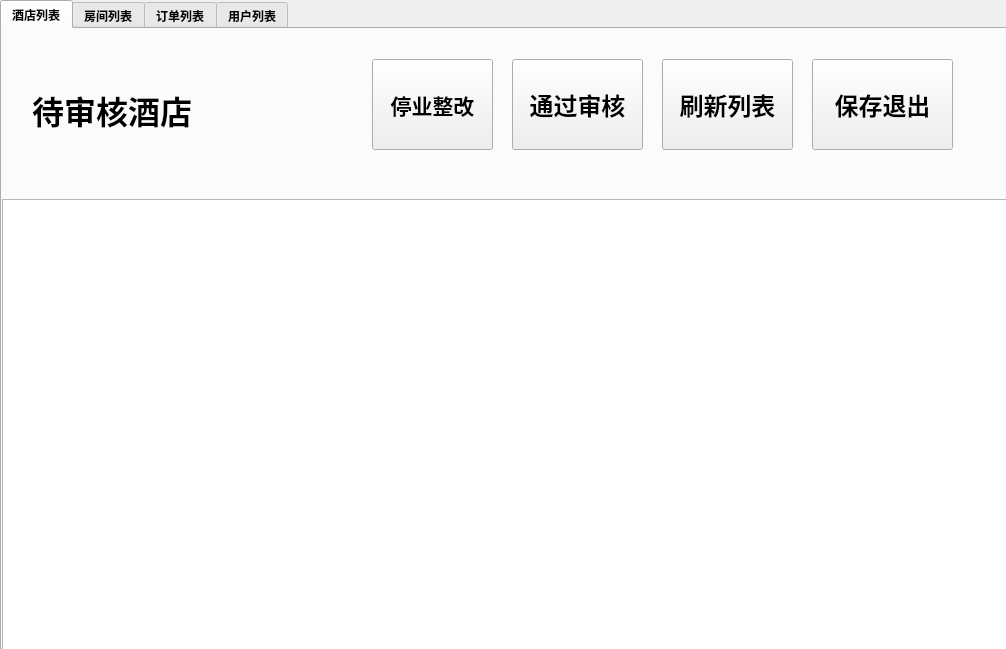
<?xml version="1.0" encoding="UTF-8"?>
<ui version="4.0">
 <class>Platform</class>
 <widget class="QWidget" name="Platform">
  <property name="geometry">
   <rect>
    <x>0</x>
    <y>0</y>
    <width>1006</width>
    <height>649</height>
   </rect>
  </property>
  <property name="windowTitle">
   <string>Form</string>
  </property>
  <widget class="QTabWidget" name="tabWidget">
   <property name="geometry">
    <rect>
     <x>0</x>
     <y>0</y>
     <width>1021</width>
     <height>651</height>
    </rect>
   </property>
   <property name="font">
    <font>
     <family>微软雅黑</family>
     <weight>75</weight>
     <bold>true</bold>
    </font>
   </property>
   <property name="currentIndex">
    <number>0</number>
   </property>
   <widget class="QWidget" name="tab">
    <attribute name="title">
     <string>酒店列表</string>
    </attribute>
    <widget class="QTableWidget" name="table1">
     <property name="geometry">
      <rect>
       <x>0</x>
       <y>170</y>
       <width>1011</width>
       <height>451</height>
      </rect>
     </property>
    </widget>
    <widget class="QLabel" name="label">
     <property name="geometry">
      <rect>
       <x>30</x>
       <y>40</y>
       <width>221</width>
       <height>81</height>
      </rect>
     </property>
     <property name="font">
      <font>
       <family>微软雅黑</family>
       <pointsize>24</pointsize>
       <weight>75</weight>
       <bold>true</bold>
      </font>
     </property>
     <property name="text">
      <string>待审核酒店</string>
     </property>
    </widget>
    <widget class="QLabel" name="labelHotelNum">
     <property name="geometry">
      <rect>
       <x>250</x>
       <y>60</y>
       <width>101</width>
       <height>51</height>
      </rect>
     </property>
     <property name="font">
      <font>
       <pointsize>12</pointsize>
      </font>
     </property>
     <property name="text">
      <string/>
     </property>
    </widget>
    <widget class="QPushButton" name="btnApproveHotel">
     <property name="geometry">
      <rect>
       <x>510</x>
       <y>30</y>
       <width>131</width>
       <height>91</height>
      </rect>
     </property>
     <property name="font">
      <font>
       <family>微软雅黑</family>
       <pointsize>18</pointsize>
       <weight>75</weight>
       <bold>true</bold>
      </font>
     </property>
     <property name="text">
      <string>通过审核</string>
     </property>
    </widget>
    <widget class="QPushButton" name="btnSaveAndExit">
     <property name="geometry">
      <rect>
       <x>810</x>
       <y>30</y>
       <width>141</width>
       <height>91</height>
      </rect>
     </property>
     <property name="font">
      <font>
       <pointsize>18</pointsize>
      </font>
     </property>
     <property name="text">
      <string>保存退出</string>
     </property>
    </widget>
    <widget class="QPushButton" name="btnRefreshtable1">
     <property name="geometry">
      <rect>
       <x>660</x>
       <y>30</y>
       <width>131</width>
       <height>91</height>
      </rect>
     </property>
     <property name="font">
      <font>
       <pointsize>18</pointsize>
      </font>
     </property>
     <property name="text">
      <string>刷新列表</string>
     </property>
    </widget>
    <widget class="QPushButton" name="btnSTOP">
     <property name="geometry">
      <rect>
       <x>370</x>
       <y>30</y>
       <width>121</width>
       <height>91</height>
      </rect>
     </property>
     <property name="font">
      <font>
       <pointsize>16</pointsize>
       <weight>75</weight>
       <bold>true</bold>
      </font>
     </property>
     <property name="text">
      <string>停业整改</string>
     </property>
    </widget>
   </widget>
   <widget class="QWidget" name="tab_3">
    <attribute name="title">
     <string>房间列表</string>
    </attribute>
    <widget class="QTableWidget" name="table2">
     <property name="geometry">
      <rect>
       <x>0</x>
       <y>150</y>
       <width>1001</width>
       <height>471</height>
      </rect>
     </property>
     <attribute name="verticalHeaderDefaultSectionSize">
      <number>100</number>
     </attribute>
    </widget>
    <widget class="QPushButton" name="btnApproveRoom">
     <property name="geometry">
      <rect>
       <x>580</x>
       <y>30</y>
       <width>181</width>
       <height>101</height>
      </rect>
     </property>
     <property name="font">
      <font>
       <pointsize>24</pointsize>
       <weight>75</weight>
       <bold>true</bold>
      </font>
     </property>
     <property name="text">
      <string>通过审核</string>
     </property>
    </widget>
    <widget class="QLabel" name="label_2">
     <property name="geometry">
      <rect>
       <x>50</x>
       <y>30</y>
       <width>241</width>
       <height>81</height>
      </rect>
     </property>
     <property name="font">
      <font>
       <pointsize>28</pointsize>
       <weight>75</weight>
       <bold>true</bold>
      </font>
     </property>
     <property name="text">
      <string>待审核房间</string>
     </property>
    </widget>
    <widget class="QLabel" name="labelNum2">
     <property name="geometry">
      <rect>
       <x>350</x>
       <y>40</y>
       <width>131</width>
       <height>61</height>
      </rect>
     </property>
     <property name="font">
      <font>
       <pointsize>18</pointsize>
      </font>
     </property>
     <property name="text">
      <string/>
     </property>
    </widget>
    <widget class="QPushButton" name="btnRefreshtable2">
     <property name="geometry">
      <rect>
       <x>790</x>
       <y>30</y>
       <width>181</width>
       <height>101</height>
      </rect>
     </property>
     <property name="font">
      <font>
       <pointsize>24</pointsize>
      </font>
     </property>
     <property name="text">
      <string>刷新列表</string>
     </property>
    </widget>
   </widget>
   <widget class="QWidget" name="tab_2">
    <attribute name="title">
     <string>订单列表</string>
    </attribute>
    <widget class="QTableWidget" name="table3">
     <property name="geometry">
      <rect>
       <x>0</x>
       <y>140</y>
       <width>1011</width>
       <height>481</height>
      </rect>
     </property>
    </widget>
    <widget class="QLabel" name="label_4">
     <property name="geometry">
      <rect>
       <x>50</x>
       <y>40</y>
       <width>241</width>
       <height>61</height>
      </rect>
     </property>
     <property name="font">
      <font>
       <pointsize>28</pointsize>
      </font>
     </property>
     <property name="text">
      <string>待审核退款</string>
     </property>
    </widget>
    <widget class="QLabel" name="labelRefundNum">
     <property name="geometry">
      <rect>
       <x>340</x>
       <y>50</y>
       <width>121</width>
       <height>51</height>
      </rect>
     </property>
     <property name="font">
      <font>
       <pointsize>18</pointsize>
      </font>
     </property>
     <property name="text">
      <string/>
     </property>
    </widget>
    <widget class="QPushButton" name="btnApproveOrder">
     <property name="geometry">
      <rect>
       <x>600</x>
       <y>20</y>
       <width>171</width>
       <height>101</height>
      </rect>
     </property>
     <property name="font">
      <font>
       <pointsize>22</pointsize>
       <weight>75</weight>
       <bold>true</bold>
      </font>
     </property>
     <property name="text">
      <string>通过审核</string>
     </property>
    </widget>
    <widget class="QPushButton" name="btnRefreshtable3">
     <property name="geometry">
      <rect>
       <x>790</x>
       <y>20</y>
       <width>171</width>
       <height>101</height>
      </rect>
     </property>
     <property name="font">
      <font>
       <pointsize>22</pointsize>
      </font>
     </property>
     <property name="text">
      <string>刷新列表</string>
     </property>
    </widget>
   </widget>
   <widget class="QWidget" name="tab_4">
    <attribute name="title">
     <string>用户列表</string>
    </attribute>
    <widget class="QTableWidget" name="table4">
     <property name="geometry">
      <rect>
       <x>0</x>
       <y>150</y>
       <width>1011</width>
       <height>471</height>
      </rect>
     </property>
    </widget>
    <widget class="QLabel" name="label_3">
     <property name="geometry">
      <rect>
       <x>80</x>
       <y>30</y>
       <width>201</width>
       <height>81</height>
      </rect>
     </property>
     <property name="font">
      <font>
       <pointsize>28</pointsize>
      </font>
     </property>
     <property name="text">
      <string>用户列表</string>
     </property>
    </widget>
    <widget class="QPushButton" name="btnDisable">
     <property name="geometry">
      <rect>
       <x>780</x>
       <y>30</y>
       <width>171</width>
       <height>91</height>
      </rect>
     </property>
     <property name="font">
      <font>
       <pointsize>20</pointsize>
       <weight>75</weight>
       <bold>true</bold>
      </font>
     </property>
     <property name="text">
      <string>注销用户</string>
     </property>
    </widget>
    <widget class="QPushButton" name="btnRefreshTable4">
     <property name="geometry">
      <rect>
       <x>560</x>
       <y>30</y>
       <width>151</width>
       <height>91</height>
      </rect>
     </property>
     <property name="font">
      <font>
       <pointsize>18</pointsize>
       <weight>75</weight>
       <bold>true</bold>
      </font>
     </property>
     <property name="text">
      <string>刷新列表</string>
     </property>
    </widget>
   </widget>
  </widget>
 </widget>
 <resources/>
 <connections/>
</ui>
